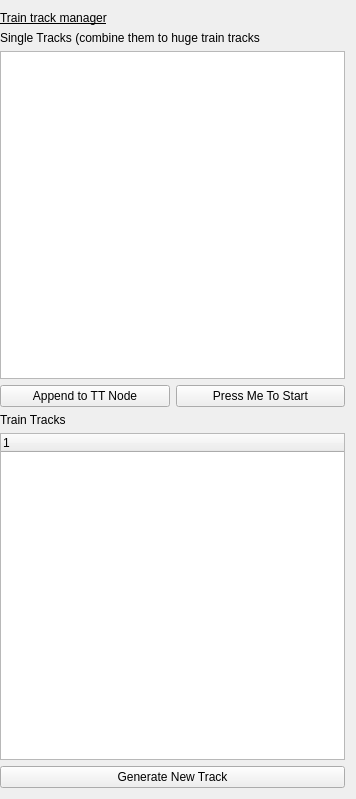
<?xml version="1.0" encoding="UTF-8"?>
<ui version="4.0">
 <class>TrainTrackTool</class>
 <widget class="QWidget" name="TrainTrackTool">
  <property name="windowModality">
   <enum>Qt::WindowModal</enum>
  </property>
  <property name="enabled">
   <bool>true</bool>
  </property>
  <property name="geometry">
   <rect>
    <x>0</x>
    <y>0</y>
    <width>356</width>
    <height>799</height>
   </rect>
  </property>
  <property name="minimumSize">
   <size>
    <width>256</width>
    <height>384</height>
   </size>
  </property>
  <property name="maximumSize">
   <size>
    <width>16777215</width>
    <height>16777215</height>
   </size>
  </property>
  <property name="focusPolicy">
   <enum>Qt::StrongFocus</enum>
  </property>
  <property name="windowTitle">
   <string>ID_INDICATOR_TITLE</string>
  </property>
  <layout class="QVBoxLayout" name="verticalLayout">
   <property name="spacing">
    <number>6</number>
   </property>
   <property name="leftMargin">
    <number>0</number>
   </property>
   <item>
    <widget class="QLabel" name="label_4">
     <property name="styleSheet">
      <string notr="true">font: 75 10pt &quot;MS Shell Dlg 2&quot;;
text-decoration: underline;</string>
     </property>
     <property name="text">
      <string>Train track manager</string>
     </property>
    </widget>
   </item>
   <item>
    <widget class="QLabel" name="label">
     <property name="text">
      <string>Single Tracks (combine them to huge train tracks</string>
     </property>
    </widget>
   </item>
   <item>
    <widget class="QListWidget" name="listWidget"/>
   </item>
   <item>
    <layout class="QHBoxLayout" name="horizontalLayout">
     <item>
      <widget class="QPushButton" name="append_after">
       <property name="text">
        <string>Append to TT Node</string>
       </property>
      </widget>
     </item>
     <item>
      <widget class="QPushButton" name="pushButton_fill_tree_view">
       <property name="text">
        <string>Press Me To Start</string>
       </property>
      </widget>
     </item>
    </layout>
   </item>
   <item>
    <widget class="QLabel" name="label_2">
     <property name="text">
      <string>Train Tracks</string>
     </property>
    </widget>
   </item>
   <item>
    <widget class="QTreeWidget" name="treeWidget">
     <column>
      <property name="text">
       <string notr="true">1</string>
      </property>
     </column>
    </widget>
   </item>
   <item>
    <widget class="QPushButton" name="generateNewTrack">
     <property name="text">
      <string>Generate New Track</string>
     </property>
    </widget>
   </item>
  </layout>
 </widget>
 <resources/>
 <connections/>
</ui>
